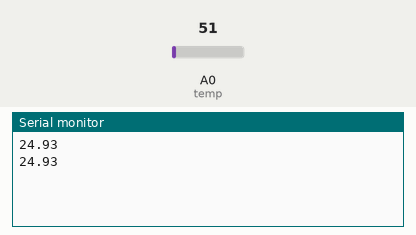
Recording of a sketch running on a simulated Arduino Uno, built with avr-gcc and run on an emulated ATmega328P. Shown: the last lines printed to the serial monitor. The test bench sets the inputs (shaded band); at power-on: A0 (temp) = 51.

Above: at 1.8 s.
1.9 s: A0 (temp) set to 61
At 2.8 s:
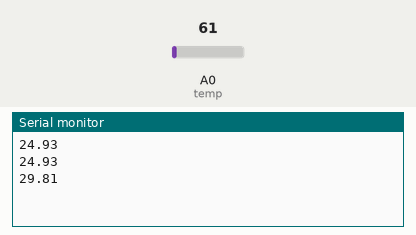
3.4 s: A0 (temp) set to 71
At 4.8 s:
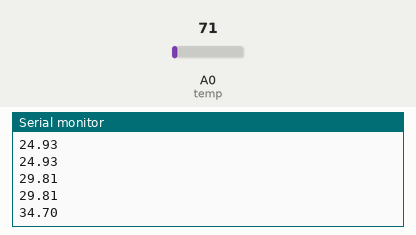
Timing chart, 0 to 6.4 s (numbered marks = the images above; inputs shaded):
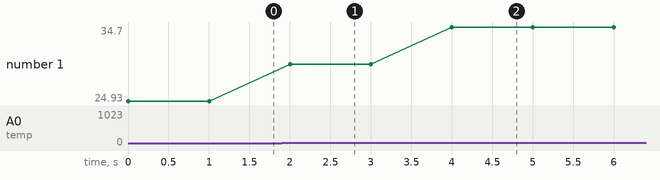

Measured:
- after the input at 1.9 s, the serial monitor: prints a new line after 0.10 s (image 1)
- after the input at 3.4 s, the serial monitor: prints a new line after 0.60 s (image 2)
- plotted number 1: 24.93 → 29.81 after the input at 1.9 s, 29.81 → 34.7 after the input at 3.4 s

The sketch:

LM35.ino
```cpp
// LM35.ino
byte temp = A0;

void setup()
{
	Serial.begin(9600);
	pinMode(temp, INPUT);
}

void loop()
{
	Serial.print((analogRead(temp) * 500.0) / 1023);
	Serial.println();
	delay(1000);
}
```
